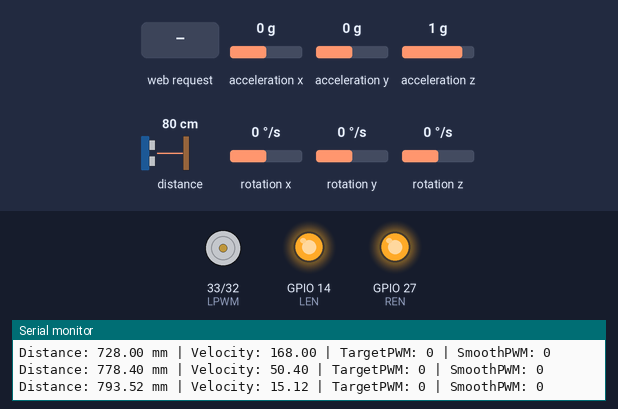
Simulated run of this sketch. Board: ESP32. On the bench: motor-driver pin pairs drawn as motors (green arrow = first pin HIGH = forward, orange = second pin HIGH = backward, longer = more drive), output pins drawn as LEDs (lit = HIGH), the last lines printed to the serial monitor. Wiring (inferred from the names in the program): MPU-6050 motion sensor at I2C address 0x68. The test bench sets the inputs (shaded band); at power-on: distance to the obstacle 80 cm, acceleration x 0 g, acceleration y 0 g, acceleration z 1 g, rotation x 0 °/s, rotation y 0 °/s, rotation z 0 °/s. WiFi joins after 1.5 s; servers stay silent unless stated.

Above: at 2.7 s.
2.8 s: distance to the obstacle set to 2 cm
At 3.09 s:
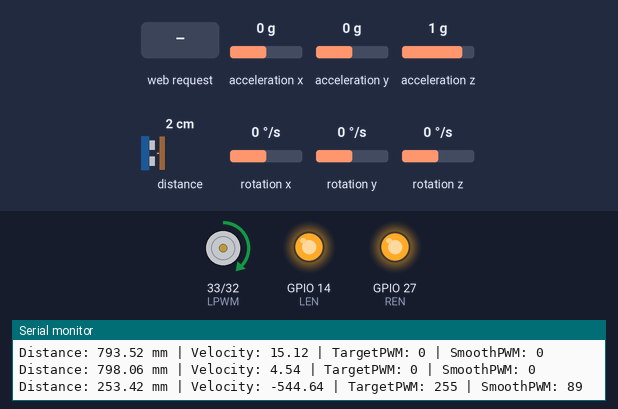
5.8 s: distance to the obstacle set to 9 cm
At 6.03 s:
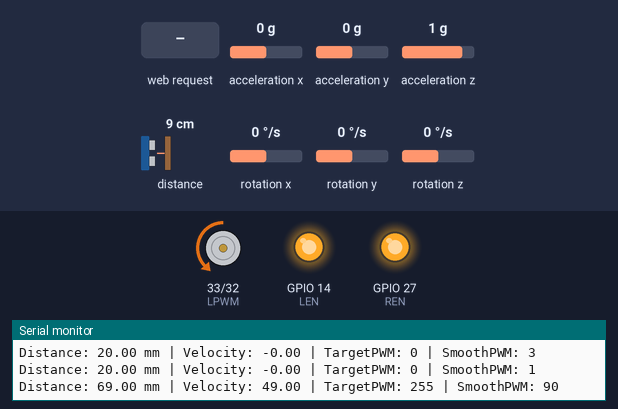
8.4 s: HTTP request GET /setSensitivity received
At 9.23 s:
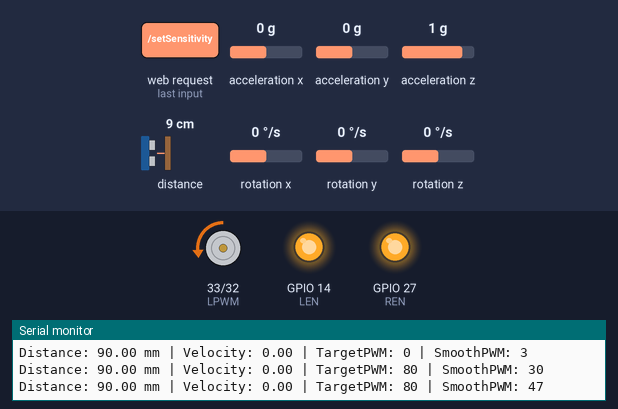
10.8 s: distance to the obstacle set to 4 cm
At 13.27 s:
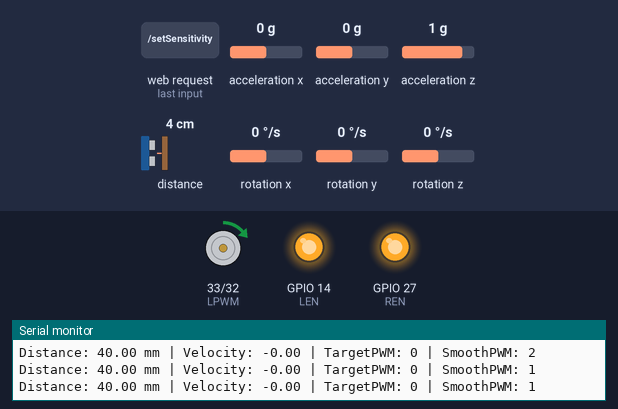
Timing chart, 0 to 14.8 s (numbered marks = the images above; inputs shaded):
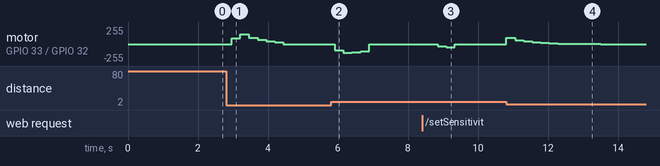

The sketch:

right_leg_original.ino
```cpp
// =====================================================================
//  ORIGINAL prototype firmware (right leg) - kept for reference/history.
//  Written by B Dileep Kumar (github.com/Dileep195) for StrideMate.
//
//  This is the code exactly as handed over, except the Wi-Fi name and
//  password were removed. Use firmware/right_leg for the maintained version.
// =====================================================================

#include <WiFi.h>
#include <WebServer.h>
#include <HTTPClient.h>
#include <ArduinoOTA.h>
#include <Wire.h>
#include <math.h>
#include "Adafruit_VL53L1X.h"

// =====================================================
// WIFI
// =====================================================

const char* ssid = "YOUR_WIFI_SSID";          // real value removed before publishing
const char* password = "YOUR_WIFI_PASSWORD";  // real value removed before publishing

IPAddress local_IP(10, 210, 60, 121);
IPAddress gateway(10, 210, 60, 1);
IPAddress subnet(255, 255, 255, 0);

WebServer server(80);

// =====================================================
// LEFT LEG ESP32 API
// =====================================================

String leftESP32 = "http://10.210.60.122/data";

// =====================================================
// MOTOR DRIVER
// =====================================================

#define RPWM 32
#define LPWM 33
#define REN 27
#define LEN 14
// =====================================================
// BATTERY MONITORING
// =====================================================
#define BATTERY_PIN 34
// =====================================================
// I2C BUSES
// =====================================================
TwoWire I2C_TOF = TwoWire(0);
TwoWire I2C_MPU = TwoWire(1);
// =====================================================
// TOF SENSOR
// =====================================================
Adafruit_VL53L1X vl53 = Adafruit_VL53L1X();
// =====================================================
// MPU6050
// =====================================================
const int MPU = 0x68;
int16_t AcX, AcY, AcZ;
int16_t GyX, GyY, GyZ;
float pitch = 0;
float roll = 0;
// =====================================================
// RIGHT LEG VARIABLES
// =====================================================
float filteredDistance = 0;
float previousDistance = 0;
float velocity = 0;

// =====================================================
// LEFT LEG VARIABLES
// =====================================================

float leftDistance = 0;
float leftVelocity = 0;
float leftPWM = 0;
float leftPitch = 0;
float leftRoll = 0;

// =====================================================
// MOTOR VARIABLES
// =====================================================

float smoothedPWM = 0;
int targetPWM = 0;

// =====================================================
// DASHBOARD VARIABLES
// =====================================================

int assistStrength = 255;
int sensitivity = 1;
bool motorEnabled = true;

// =====================================================
// FILTER SETTINGS
// =====================================================

const float DISTANCE_ALPHA = 0.7;
const float PWM_ALPHA = 0.35;

// =====================================================
// RANGE SETTINGS
// =====================================================

const int MIN_DISTANCE = 50;
const int MAX_DISTANCE = 450;

// =====================================================
// HTML PAGE
// =====================================================

String htmlPage() {

String html = R"rawliteral(
<!DOCTYPE html>
<html>

<head>

<meta name="viewport" content="width=device-width, initial-scale=1">

<script src="https://cdn.jsdelivr.net/npm/chart.js"></script>

<style>

body {
  font-family: Arial;
  background: #111;
  color: white;
  text-align: center;
  margin: 0;
}

.card {
  background: #222;
  margin: 15px;
  padding: 20px;
  border-radius: 15px;
}

.value {
  font-size: 30px;
  font-weight: bold;
}

.slider {
  width: 90%;
}

button {
  padding: 15px 30px;
  font-size: 18px;
  border-radius: 10px;
  border: none;
}

canvas {
  background: white;
  border-radius: 10px;
}

.row {
  display: flex;
  flex-wrap: wrap;
  justify-content: center;
}

.column {
  flex: 45%;
  margin: 10px;
}

</style>

</head>

<body>

<h1>ESP32 Exoskeleton Dashboard</h1>

<div class="row">

<div class="column">

<div class="card">
<h2>LEFT LEG</h2>

Distance:
<div class="value" id="leftDistance">0</div>

Velocity:
<div class="value" id="leftVelocity">0</div>

PWM:
<div class="value" id="leftPWM">0</div>

Pitch:
<div class="value" id="leftPitch">0</div>

Roll:
<div class="value" id="leftRoll">0</div>

</div>

</div>

<div class="column">

<div class="card">
<h2>RIGHT LEG</h2>

Distance:
<div class="value" id="rightDistance">0</div>

Velocity:
<div class="value" id="rightVelocity">0</div>

PWM:
<div class="value" id="rightPWM">0</div>

Pitch:
<div class="value" id="rightPitch">0</div>

Roll:
<div class="value" id="rightRoll">0</div>

</div>

</div>

</div>

<div class="card">
<h2>Battery</h2>
<div class="value" id="battery">0</div>
</div>

<div class="card">
<h2>Assist Strength</h2>
<input type="range" min="80" max="255" value="255" class="slider" id="assistSlider">
</div>

<div class="card">
<h2>Sensitivity</h2>
<input type="range" min="1" max="20" value="1" class="slider" id="sensitivitySlider">
</div>

<div class="card">
<button onclick="toggleMotor()">Toggle Motor</button>
</div>

<div class="card">
<canvas id="chart"></canvas>
</div>

<script>

const ctx = document.getElementById('chart').getContext('2d');

const chart = new Chart(ctx, {
type: 'line',

data: {
labels: [],
datasets: [

{
label: 'Left Distance',
data: [],
borderColor: 'red',
borderWidth: 2
},

{
label: 'Right Distance',
data: [],
borderColor: 'blue',
borderWidth: 2
}

]
},

options: {
responsive: true,
animation: false
}

});

async function fetchData() {

const response = await fetch('/data');

const data = await response.json();

document.getElementById('leftDistance').innerHTML = data.leftDistance;
document.getElementById('leftVelocity').innerHTML = data.leftVelocity;
document.getElementById('leftPWM').innerHTML = data.leftPWM;
document.getElementById('leftPitch').innerHTML = data.leftPitch;
document.getElementById('leftRoll').innerHTML = data.leftRoll;

document.getElementById('rightDistance').innerHTML = data.rightDistance;
document.getElementById('rightVelocity').innerHTML = data.rightVelocity;
document.getElementById('rightPWM').innerHTML = data.rightPWM;
document.getElementById('rightPitch').innerHTML = data.rightPitch;
document.getElementById('rightRoll').innerHTML = data.rightRoll;

document.getElementById('battery').innerHTML = data.battery + '%';

chart.data.labels.push('');

chart.data.datasets[0].data.push(data.leftDistance);
chart.data.datasets[1].data.push(data.rightDistance);

if(chart.data.labels.length > 40) {

chart.data.labels.shift();

chart.data.datasets[0].data.shift();
chart.data.datasets[1].data.shift();
}

chart.update();
}

setInterval(fetchData, 100);

assistSlider.oninput = function() {

fetch('/setPWM?value=' + this.value);
}

sensitivitySlider.oninput = function() {

fetch('/setSensitivity?value=' + this.value);
}

function toggleMotor() {

fetch('/toggleMotor');
}

</script>

</body>
</html>
)rawliteral";

return html;
}

// =====================================================
// BATTERY FUNCTION
// =====================================================

int readBatteryPercent() {

int raw = analogRead(BATTERY_PIN);

float voltage = (raw / 4095.0) * 3.3 * 2;

int percent = map(voltage * 100, 300, 420, 0, 100);

percent = constrain(percent, 0, 100);

return percent;
}

// =====================================================
// GET LEFT LEG DATA
// =====================================================

void getLeftLegData() {

HTTPClient http;

http.begin(leftESP32);

int httpCode = http.GET();

if(httpCode > 0) {

String payload = http.getString();

leftDistance =
payload.substring(
payload.indexOf(":") + 1,
payload.indexOf(",")
).toFloat();
}

http.end();
}

// =====================================================
// SETUP
// =====================================================

void setup() {

Serial.begin(115200);

// =====================================================
// MOTOR
// =====================================================

pinMode(RPWM, OUTPUT);
pinMode(LPWM, OUTPUT);

pinMode(REN, OUTPUT);
pinMode(LEN, OUTPUT);

digitalWrite(REN, HIGH);
digitalWrite(LEN, HIGH);

ledcAttach(RPWM, 2000, 8);
ledcAttach(LPWM, 2000, 8);

// =====================================================
// MPU6050
// =====================================================

I2C_MPU.begin(21, 22, 100000);

I2C_MPU.beginTransmission(MPU);
I2C_MPU.write(0x6B);
I2C_MPU.write(0);
I2C_MPU.endTransmission(true);

// =====================================================
// TOF
// =====================================================

I2C_TOF.begin(25, 26, 10000);

vl53.begin(0x29, &I2C_TOF);

vl53.startRanging();

// =====================================================
// WIFI
// =====================================================

WiFi.config(local_IP, gateway, subnet);

WiFi.begin(ssid, password);

while (WiFi.status() != WL_CONNECTED) {

delay(500);
}

Serial.println(WiFi.localIP());

// =====================================================
// OTA
// =====================================================

ArduinoOTA.begin();

// =====================================================
// WEB ROUTES
// =====================================================

server.on("/", []() {

server.send(200, "text/html", htmlPage());
});

server.on("/data", []() {

String json = "{";

json += "\"leftDistance\":" + String(leftDistance) + ",";
json += "\"leftVelocity\":" + String(leftVelocity) + ",";
json += "\"leftPWM\":" + String(leftPWM) + ",";
json += "\"leftPitch\":" + String(leftPitch) + ",";
json += "\"leftRoll\":" + String(leftRoll) + ",";

json += "\"rightDistance\":" + String(filteredDistance) + ",";
json += "\"rightVelocity\":" + String(velocity) + ",";
json += "\"rightPWM\":" + String((int)smoothedPWM) + ",";
json += "\"rightPitch\":" + String(pitch) + ",";
json += "\"rightRoll\":" + String(roll) + ",";

json += "\"battery\":" + String(readBatteryPercent());

json += "}";

server.send(200, "application/json", json);
});

server.on("/setPWM", []() {

assistStrength = server.arg("value").toInt();

server.send(200, "text/plain", "OK");
});

server.on("/setSensitivity", []() {

sensitivity = server.arg("value").toInt();

server.send(200, "text/plain", "OK");
});

server.on("/toggleMotor", []() {

motorEnabled = !motorEnabled;

server.send(200, "text/plain", "OK");
});

server.begin();
}

// =====================================================
// LOOP
// =====================================================

void loop() {

ArduinoOTA.handle();

server.handleClient();

getLeftLegData();

// =====================================================
// MPU READ
// =====================================================

I2C_MPU.beginTransmission(MPU);

I2C_MPU.write(0x3B);

I2C_MPU.endTransmission(false);

I2C_MPU.requestFrom(MPU, 14, true);

if (I2C_MPU.available() >= 14) {

AcX = I2C_MPU.read() << 8 | I2C_MPU.read();
AcY = I2C_MPU.read() << 8 | I2C_MPU.read();
AcZ = I2C_MPU.read() << 8 | I2C_MPU.read();

I2C_MPU.read();
I2C_MPU.read();

GyX = I2C_MPU.read() << 8 | I2C_MPU.read();
GyY = I2C_MPU.read() << 8 | I2C_MPU.read();
GyZ = I2C_MPU.read() << 8 | I2C_MPU.read();
}

pitch = atan2(AcY, AcZ) * 180 / PI;

roll = atan2(AcX, AcZ) * 180 / PI;

// =====================================================
// TOF READ
// =====================================================

int rawDistance = vl53.distance();

if(rawDistance > 0 && rawDistance < 2000) {

filteredDistance =
(DISTANCE_ALPHA * rawDistance) +
((1 - DISTANCE_ALPHA) * filteredDistance);
}

velocity = filteredDistance - previousDistance;

previousDistance = filteredDistance;

// =====================================================
// PWM CONTROL
// =====================================================

bool inRange = false;

if(filteredDistance >= MIN_DISTANCE &&
filteredDistance <= MAX_DISTANCE) {

inRange = true;
}

if(motorEnabled &&
inRange &&
abs(velocity) > sensitivity) {

float v = abs(velocity);

targetPWM = 80 + (pow(v, 1.5) * 2.5);

targetPWM = constrain(targetPWM, 80, assistStrength);
}

else {

targetPWM = 0;
}

smoothedPWM =
(PWM_ALPHA * targetPWM) +
((1 - PWM_ALPHA) * smoothedPWM);

smoothedPWM = constrain(smoothedPWM, 0, 255);

// =====================================================
// MOTOR OUTPUT
// =====================================================

if(velocity > sensitivity) {

ledcWrite(RPWM, (int)smoothedPWM);
ledcWrite(LPWM, 0);
}

else if(velocity < -sensitivity) {

ledcWrite(RPWM, 0);
ledcWrite(LPWM, (int)smoothedPWM);
}

else {

ledcWrite(RPWM, 0);
ledcWrite(LPWM, 0);
}
// =====================================================
// SERIAL OUTPUT
// =====================================================

Serial.print("Distance: ");
Serial.print(filteredDistance);

Serial.print(" mm | Velocity: ");
Serial.print(velocity);

Serial.print(" | TargetPWM: ");
Serial.print(targetPWM);

Serial.print(" | SmoothPWM: ");
Serial.println((int)smoothedPWM);

delay(10);
}
```

Measured:
- after the input at 2.8 s, motor on GPIO 33 (LPWM) / GPIO 32 (RPWM): rises from stopped to forward 146/255 in 0.25 s, then falls to stopped in 1.2 s
- after the input at 5.8 s, motor on GPIO 33 (LPWM) / GPIO 32 (RPWM): stopped → backward 90/255 after 0.11 s, → backward 134/255 0.25 s later, → backward 124/255 0.25 s later, → backward 109/255 0.25 s later, … (5 changes in this stretch)
- after the input at 8.4 s, motor on GPIO 33 (LPWM) / GPIO 32 (RPWM): stopped → backward 30/255 after 0.45 s, → backward 47/255 0.25 s later, → stopped 0.25 s later
- after the input at 10.8 s, motor on GPIO 33 (LPWM) / GPIO 32 (RPWM): stopped → forward 91/255 at once, → forward 59/255 0.25 s later, → forward 38/255 0.25 s later, → forward 25/255 0.25 s later, … (11 changes in this stretch)
